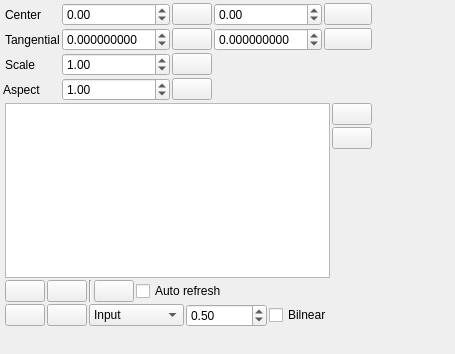
<?xml version="1.0" encoding="UTF-8"?>
<ui version="4.0">
 <class>LensDistortionModelParametersContolWidget</class>
 <widget class="QWidget" name="LensDistortionModelParametersContolWidget">
  <property name="geometry">
   <rect>
    <x>0</x>
    <y>0</y>
    <width>455</width>
    <height>354</height>
   </rect>
  </property>
  <property name="windowTitle">
   <string>Form</string>
  </property>
  <layout class="QGridLayout" name="gridLayout">
   <property name="leftMargin">
    <number>3</number>
   </property>
   <property name="topMargin">
    <number>3</number>
   </property>
   <property name="rightMargin">
    <number>3</number>
   </property>
   <property name="bottomMargin">
    <number>3</number>
   </property>
   <property name="spacing">
    <number>2</number>
   </property>
   <item row="0" column="1">
    <widget class="QLabel" name="centerLabel">
     <property name="text">
      <string>Center</string>
     </property>
    </widget>
   </item>
   <item row="0" column="2">
    <widget class="QDoubleSpinBox" name="centerXSpinBox">
     <property name="minimum">
      <double>-999999.000000000000000</double>
     </property>
     <property name="maximum">
      <double>99999.990000000005239</double>
     </property>
    </widget>
   </item>
   <item row="0" column="3">
    <widget class="QPushButton" name="resetCxPushButton">
     <property name="sizePolicy">
      <sizepolicy hsizetype="Maximum" vsizetype="Fixed">
       <horstretch>0</horstretch>
       <verstretch>0</verstretch>
      </sizepolicy>
     </property>
     <property name="text">
      <string/>
     </property>
     <property name="icon">
      <iconset resource="../../../restricted/resources/resresource.qrc">
       <normaloff>:/new/prefix1/bullet_blue.png</normaloff>:/new/prefix1/bullet_blue.png</iconset>
     </property>
     <property name="iconSize">
      <size>
       <width>16</width>
       <height>16</height>
      </size>
     </property>
    </widget>
   </item>
   <item row="0" column="4">
    <widget class="QDoubleSpinBox" name="centerYSpinBox">
     <property name="minimum">
      <double>-99999.000000000000000</double>
     </property>
     <property name="maximum">
      <double>99999.990000000005239</double>
     </property>
     <property name="value">
      <double>0.000000000000000</double>
     </property>
    </widget>
   </item>
   <item row="0" column="5" colspan="2">
    <widget class="QPushButton" name="resetCyPushButton">
     <property name="text">
      <string/>
     </property>
     <property name="icon">
      <iconset resource="../../../restricted/resources/resresource.qrc">
       <normaloff>:/new/prefix1/bullet_blue.png</normaloff>:/new/prefix1/bullet_blue.png</iconset>
     </property>
     <property name="iconSize">
      <size>
       <width>16</width>
       <height>16</height>
      </size>
     </property>
    </widget>
   </item>
   <item row="0" column="7">
    <spacer name="horizontalSpacer_3">
     <property name="orientation">
      <enum>Qt::Horizontal</enum>
     </property>
     <property name="sizeHint" stdset="0">
      <size>
       <width>40</width>
       <height>20</height>
      </size>
     </property>
    </spacer>
   </item>
   <item row="1" column="1">
    <widget class="QLabel" name="label_14">
     <property name="text">
      <string>Tangential</string>
     </property>
    </widget>
   </item>
   <item row="1" column="2">
    <widget class="QDoubleSpinBox" name="tangential1SpinBox">
     <property name="decimals">
      <number>9</number>
     </property>
     <property name="minimum">
      <double>-99.000000000000000</double>
     </property>
     <property name="singleStep">
      <double>0.000100000000000</double>
     </property>
    </widget>
   </item>
   <item row="1" column="3">
    <widget class="QPushButton" name="resetP1PushButton">
     <property name="sizePolicy">
      <sizepolicy hsizetype="Maximum" vsizetype="Fixed">
       <horstretch>0</horstretch>
       <verstretch>0</verstretch>
      </sizepolicy>
     </property>
     <property name="text">
      <string/>
     </property>
     <property name="icon">
      <iconset resource="../../../restricted/resources/resresource.qrc">
       <normaloff>:/new/prefix1/bullet_blue.png</normaloff>:/new/prefix1/bullet_blue.png</iconset>
     </property>
     <property name="iconSize">
      <size>
       <width>16</width>
       <height>16</height>
      </size>
     </property>
    </widget>
   </item>
   <item row="1" column="4">
    <widget class="QDoubleSpinBox" name="tangential2SpinBox">
     <property name="decimals">
      <number>9</number>
     </property>
     <property name="minimum">
      <double>-99.000000000000000</double>
     </property>
     <property name="singleStep">
      <double>0.000100000000000</double>
     </property>
    </widget>
   </item>
   <item row="1" column="5" colspan="2">
    <widget class="QPushButton" name="resetP2PushButton">
     <property name="text">
      <string/>
     </property>
     <property name="icon">
      <iconset resource="../../../restricted/resources/resresource.qrc">
       <normaloff>:/new/prefix1/bullet_blue.png</normaloff>:/new/prefix1/bullet_blue.png</iconset>
     </property>
     <property name="iconSize">
      <size>
       <width>16</width>
       <height>16</height>
      </size>
     </property>
    </widget>
   </item>
   <item row="2" column="1">
    <widget class="QLabel" name="label_13">
     <property name="text">
      <string>Scale</string>
     </property>
    </widget>
   </item>
   <item row="2" column="2">
    <widget class="QDoubleSpinBox" name="scaleSpinBox">
     <property name="singleStep">
      <double>0.100000000000000</double>
     </property>
     <property name="value">
      <double>1.000000000000000</double>
     </property>
    </widget>
   </item>
   <item row="2" column="3">
    <widget class="QPushButton" name="resetScalePushButton">
     <property name="sizePolicy">
      <sizepolicy hsizetype="Maximum" vsizetype="Fixed">
       <horstretch>0</horstretch>
       <verstretch>0</verstretch>
      </sizepolicy>
     </property>
     <property name="text">
      <string/>
     </property>
     <property name="icon">
      <iconset resource="../../../restricted/resources/resresource.qrc">
       <normaloff>:/new/prefix1/bullet_blue.png</normaloff>:/new/prefix1/bullet_blue.png</iconset>
     </property>
     <property name="iconSize">
      <size>
       <width>16</width>
       <height>16</height>
      </size>
     </property>
    </widget>
   </item>
   <item row="3" column="0" colspan="2">
    <widget class="QLabel" name="label">
     <property name="text">
      <string>Aspect</string>
     </property>
    </widget>
   </item>
   <item row="3" column="2">
    <widget class="QDoubleSpinBox" name="aspectSpinBox">
     <property name="value">
      <double>1.000000000000000</double>
     </property>
    </widget>
   </item>
   <item row="3" column="3">
    <widget class="QPushButton" name="resetAspectPushButton">
     <property name="sizePolicy">
      <sizepolicy hsizetype="Maximum" vsizetype="Fixed">
       <horstretch>0</horstretch>
       <verstretch>0</verstretch>
      </sizepolicy>
     </property>
     <property name="text">
      <string/>
     </property>
     <property name="icon">
      <iconset resource="../../../restricted/resources/resresource.qrc">
       <normaloff>:/new/prefix1/bullet_blue.png</normaloff>:/new/prefix1/bullet_blue.png</iconset>
     </property>
     <property name="iconSize">
      <size>
       <width>16</width>
       <height>16</height>
      </size>
     </property>
    </widget>
   </item>
   <item row="4" column="1" colspan="6">
    <layout class="QGridLayout" name="gridLayout_2">
     <property name="spacing">
      <number>2</number>
     </property>
     <item row="1" column="1">
      <widget class="QPushButton" name="addPowerButton">
       <property name="text">
        <string/>
       </property>
       <property name="icon">
        <iconset resource="../../../restricted/resources/resresource.qrc">
         <normaloff>:/new/prefix1/plus.png</normaloff>:/new/prefix1/plus.png</iconset>
       </property>
       <property name="iconSize">
        <size>
         <width>24</width>
         <height>24</height>
        </size>
       </property>
      </widget>
     </item>
     <item row="0" column="0" rowspan="3">
      <widget class="QTableWidget" name="koefTableWidget">
       <property name="sizePolicy">
        <sizepolicy hsizetype="Expanding" vsizetype="Preferred">
         <horstretch>0</horstretch>
         <verstretch>0</verstretch>
        </sizepolicy>
       </property>
      </widget>
     </item>
     <item row="0" column="1">
      <widget class="QPushButton" name="delPowerButton">
       <property name="text">
        <string/>
       </property>
       <property name="icon">
        <iconset resource="../../../restricted/resources/resresource.qrc">
         <normaloff>:/new/prefix1/minus.png</normaloff>:/new/prefix1/minus.png</iconset>
       </property>
       <property name="iconSize">
        <size>
         <width>24</width>
         <height>24</height>
        </size>
       </property>
      </widget>
     </item>
     <item row="2" column="1">
      <spacer name="verticalSpacer_2">
       <property name="orientation">
        <enum>Qt::Vertical</enum>
       </property>
       <property name="sizeType">
        <enum>QSizePolicy::Minimum</enum>
       </property>
       <property name="sizeHint" stdset="0">
        <size>
         <width>20</width>
         <height>40</height>
        </size>
       </property>
      </spacer>
     </item>
    </layout>
   </item>
   <item row="5" column="0" rowspan="2">
    <widget class="Line" name="line">
     <property name="orientation">
      <enum>Qt::Horizontal</enum>
     </property>
    </widget>
   </item>
   <item row="7" column="0" colspan="2">
    <spacer name="verticalSpacer">
     <property name="orientation">
      <enum>Qt::Vertical</enum>
     </property>
     <property name="sizeHint" stdset="0">
      <size>
       <width>20</width>
       <height>40</height>
      </size>
     </property>
    </spacer>
   </item>
   <item row="5" column="1" colspan="6">
    <layout class="QGridLayout" name="gridLayout_4">
     <item row="0" column="3">
      <widget class="QPushButton" name="refreshButton">
       <property name="text">
        <string/>
       </property>
       <property name="icon">
        <iconset resource="../../../restricted/resources/resresource.qrc">
         <normaloff>:/new/prefix1/refresh.png</normaloff>:/new/prefix1/refresh.png</iconset>
       </property>
       <property name="iconSize">
        <size>
         <width>24</width>
         <height>24</height>
        </size>
       </property>
      </widget>
     </item>
     <item row="0" column="0">
      <widget class="QPushButton" name="loadPushButton">
       <property name="text">
        <string/>
       </property>
       <property name="icon">
        <iconset resource="../../../restricted/resources/resresource.qrc">
         <normaloff>:/new/prefix1/remove.png</normaloff>:/new/prefix1/remove.png</iconset>
       </property>
       <property name="iconSize">
        <size>
         <width>24</width>
         <height>24</height>
        </size>
       </property>
      </widget>
     </item>
     <item row="0" column="1">
      <widget class="QPushButton" name="savePushButton">
       <property name="text">
        <string/>
       </property>
       <property name="icon">
        <iconset resource="../../../restricted/resources/resresource.qrc">
         <normaloff>:/new/prefix1/install.png</normaloff>:/new/prefix1/install.png</iconset>
       </property>
       <property name="iconSize">
        <size>
         <width>24</width>
         <height>24</height>
        </size>
       </property>
      </widget>
     </item>
     <item row="0" column="5">
      <spacer name="horizontalSpacer_2">
       <property name="orientation">
        <enum>Qt::Horizontal</enum>
       </property>
       <property name="sizeHint" stdset="0">
        <size>
         <width>40</width>
         <height>20</height>
        </size>
       </property>
      </spacer>
     </item>
     <item row="0" column="2">
      <widget class="Line" name="line_2">
       <property name="orientation">
        <enum>Qt::Vertical</enum>
       </property>
      </widget>
     </item>
     <item row="0" column="4">
      <widget class="QCheckBox" name="autoRefeshCheckBox">
       <property name="text">
        <string>Auto refresh</string>
       </property>
      </widget>
     </item>
    </layout>
   </item>
   <item row="6" column="1" colspan="6">
    <layout class="QGridLayout" name="gridLayout_3">
     <item row="0" column="2">
      <widget class="QComboBox" name="exampleComboBox">
       <item>
        <property name="text">
         <string>Input</string>
        </property>
       </item>
       <item>
        <property name="text">
         <string>Corrected</string>
        </property>
       </item>
       <item>
        <property name="text">
         <string>Inverse</string>
        </property>
       </item>
       <item>
        <property name="text">
         <string>Backproject</string>
        </property>
       </item>
       <item>
        <property name="text">
         <string>Diff</string>
        </property>
       </item>
       <item>
        <property name="text">
         <string>Field</string>
        </property>
       </item>
      </widget>
     </item>
     <item row="0" column="1">
      <widget class="QPushButton" name="levelGraphButton_2">
       <property name="icon">
        <iconset resource="../../../restricted/resources/resresource.qrc">
         <normaloff>:/new/prefix1/picture_save.png</normaloff>:/new/prefix1/picture_save.png</iconset>
       </property>
       <property name="iconSize">
        <size>
         <width>24</width>
         <height>24</height>
        </size>
       </property>
      </widget>
     </item>
     <item row="0" column="0">
      <widget class="QPushButton" name="graphButton">
       <property name="icon">
        <iconset resource="../../../restricted/resources/resresource.qrc">
         <normaloff>:/new/prefix1/Line Chart.png</normaloff>:/new/prefix1/Line Chart.png</iconset>
       </property>
       <property name="iconSize">
        <size>
         <width>24</width>
         <height>24</height>
        </size>
       </property>
      </widget>
     </item>
     <item row="0" column="5">
      <spacer name="horizontalSpacer">
       <property name="orientation">
        <enum>Qt::Horizontal</enum>
       </property>
       <property name="sizeHint" stdset="0">
        <size>
         <width>40</width>
         <height>20</height>
        </size>
       </property>
      </spacer>
     </item>
     <item row="0" column="3">
      <widget class="QDoubleSpinBox" name="freeParamSpinBox">
       <property name="minimum">
        <double>-99999.000000000000000</double>
       </property>
       <property name="maximum">
        <double>99999.990000000005239</double>
       </property>
       <property name="singleStep">
        <double>0.100000000000000</double>
       </property>
       <property name="value">
        <double>0.500000000000000</double>
       </property>
      </widget>
     </item>
     <item row="0" column="4">
      <widget class="QCheckBox" name="bilinearCheckBox">
       <property name="text">
        <string>Bilnear</string>
       </property>
      </widget>
     </item>
    </layout>
   </item>
  </layout>
 </widget>
 <resources>
  <include location="../../../restricted/resources/resresource.qrc"/>
 </resources>
 <connections>
  <connection>
   <sender>delPowerButton</sender>
   <signal>released()</signal>
   <receiver>LensDistortionModelParametersContolWidget</receiver>
   <slot>delPower()</slot>
   <hints>
    <hint type="sourcelabel">
     <x>446</x>
     <y>150</y>
    </hint>
    <hint type="destinationlabel">
     <x>354</x>
     <y>66</y>
    </hint>
   </hints>
  </connection>
  <connection>
   <sender>addPowerButton</sender>
   <signal>released()</signal>
   <receiver>LensDistortionModelParametersContolWidget</receiver>
   <slot>addPower()</slot>
   <hints>
    <hint type="sourcelabel">
     <x>446</x>
     <y>183</y>
    </hint>
    <hint type="destinationlabel">
     <x>438</x>
     <y>75</y>
    </hint>
   </hints>
  </connection>
  <connection>
   <sender>graphButton</sender>
   <signal>released()</signal>
   <receiver>LensDistortionModelParametersContolWidget</receiver>
   <slot>showGraphDialog()</slot>
   <hints>
    <hint type="sourcelabel">
     <x>38</x>
     <y>344</y>
    </hint>
    <hint type="destinationlabel">
     <x>50</x>
     <y>317</y>
    </hint>
   </hints>
  </connection>
  <connection>
   <sender>levelGraphButton_2</sender>
   <signal>released()</signal>
   <receiver>LensDistortionModelParametersContolWidget</receiver>
   <slot>loadExample()</slot>
   <hints>
    <hint type="sourcelabel">
     <x>86</x>
     <y>344</y>
    </hint>
    <hint type="destinationlabel">
     <x>93</x>
     <y>316</y>
    </hint>
   </hints>
  </connection>
  <connection>
   <sender>exampleComboBox</sender>
   <signal>currentIndexChanged(int)</signal>
   <receiver>LensDistortionModelParametersContolWidget</receiver>
   <slot>exampleShow()</slot>
   <hints>
    <hint type="sourcelabel">
     <x>206</x>
     <y>341</y>
    </hint>
    <hint type="destinationlabel">
     <x>330</x>
     <y>175</y>
    </hint>
   </hints>
  </connection>
  <connection>
   <sender>resetCxPushButton</sender>
   <signal>released()</signal>
   <receiver>LensDistortionModelParametersContolWidget</receiver>
   <slot>resetCx()</slot>
   <hints>
    <hint type="sourcelabel">
     <x>247</x>
     <y>22</y>
    </hint>
    <hint type="destinationlabel">
     <x>239</x>
     <y>76</y>
    </hint>
   </hints>
  </connection>
  <connection>
   <sender>resetP1PushButton</sender>
   <signal>released()</signal>
   <receiver>LensDistortionModelParametersContolWidget</receiver>
   <slot>resetP1()</slot>
   <hints>
    <hint type="sourcelabel">
     <x>259</x>
     <y>53</y>
    </hint>
    <hint type="destinationlabel">
     <x>260</x>
     <y>72</y>
    </hint>
   </hints>
  </connection>
  <connection>
   <sender>resetCyPushButton</sender>
   <signal>released()</signal>
   <receiver>LensDistortionModelParametersContolWidget</receiver>
   <slot>resetCy()</slot>
   <hints>
    <hint type="sourcelabel">
     <x>447</x>
     <y>17</y>
    </hint>
    <hint type="destinationlabel">
     <x>451</x>
     <y>79</y>
    </hint>
   </hints>
  </connection>
  <connection>
   <sender>resetP2PushButton</sender>
   <signal>released()</signal>
   <receiver>LensDistortionModelParametersContolWidget</receiver>
   <slot>resetP2()</slot>
   <hints>
    <hint type="sourcelabel">
     <x>447</x>
     <y>57</y>
    </hint>
    <hint type="destinationlabel">
     <x>451</x>
     <y>82</y>
    </hint>
   </hints>
  </connection>
  <connection>
   <sender>resetAspectPushButton</sender>
   <signal>released()</signal>
   <receiver>LensDistortionModelParametersContolWidget</receiver>
   <slot>resetAspect()</slot>
   <hints>
    <hint type="sourcelabel">
     <x>259</x>
     <y>107</y>
    </hint>
    <hint type="destinationlabel">
     <x>298</x>
     <y>98</y>
    </hint>
   </hints>
  </connection>
  <connection>
   <sender>resetScalePushButton</sender>
   <signal>released()</signal>
   <receiver>LensDistortionModelParametersContolWidget</receiver>
   <slot>resetScale()</slot>
   <hints>
    <hint type="sourcelabel">
     <x>254</x>
     <y>82</y>
    </hint>
    <hint type="destinationlabel">
     <x>284</x>
     <y>89</y>
    </hint>
   </hints>
  </connection>
 </connections>
 <slots>
  <slot>delPower()</slot>
  <slot>addPower()</slot>
  <slot>showGraphDialog()</slot>
  <slot>loadExample()</slot>
  <slot>exampleShow()</slot>
  <slot>resetCx()</slot>
  <slot>resetCy()</slot>
  <slot>resetP1()</slot>
  <slot>resetP2()</slot>
  <slot>loadParams()</slot>
  <slot>saveParams()</slot>
  <slot>resetAspect()</slot>
  <slot>resetScale()</slot>
 </slots>
</ui>
